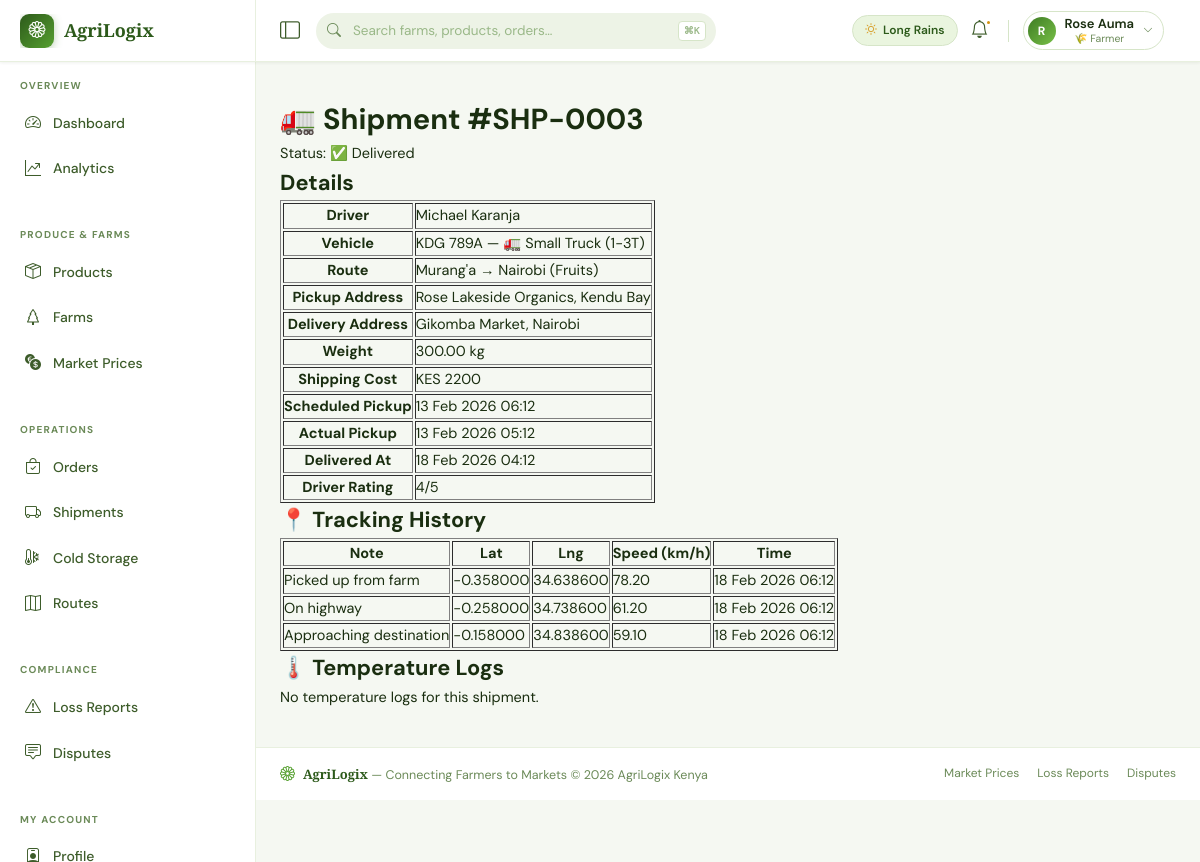
The page /shipments/3/ (signed in) on the database its author committed.
### web_app/models.py (models this page shows, shortened)
class User(AbstractUser):
    ROLE_CHOICES = [
        ('farmer', '🌾 Farmer'),
        ('buyer', '🏪 Buyer / Market'),
        ('driver', '🚛 Logistics Driver'),
        ('cold_storage', '❄️ Cold Storage Operator'),
        ('admin', '⚙️ Platform Admin'),
    ]
    role = models.CharField(max_length=20, choices=ROLE_CHOICES, default='buyer')
    phone = models.CharField(max_length=20, unique=True, null=True, blank=True)
    profile_photo = models.ImageField(upload_to='profiles/', null=True, blank=True)
    location = models.CharField(max_length=255, blank=True)
    latitude = models.DecimalField(max_digits=9, decimal_places=6, null=True, blank=True)
    longitude = models.DecimalField(max_digits=9, decimal_places=6, null=True, blank=True)
    is_verified = models.BooleanField(default=False)
    rating = models.DecimalField(max_digits=3, decimal_places=2, default=0.00)
    total_transactions = models.PositiveIntegerField(default=0)
    created_at = models.DateTimeField(auto_now_add=True)
    updated_at = models.DateTimeField(auto_now=True)
    class Meta:
        verbose_name = "User"
        verbose_name_plural = "Users"

class Shipment(models.Model):
    STATUS_CHOICES = [
        ('pending', '⏳ Pending Assignment'),
        ('assigned', '📋 Driver Assigned'),
        ('picked_up', '🚛 Picked Up'),
        ('in_transit', '🛣️ In Transit'),
        ('at_cold_storage', '❄️ At Cold Storage'),
        ('out_for_delivery', '📦 Out for Delivery'),
        ('delivered', '✅ Delivered'),
        ('failed', '❌ Failed'),
    ]
    shipment_code = models.CharField(max_length=20, unique=True)
    driver = models.ForeignKey(User, on_delete=models.SET_NULL, null=True, blank=True,
                               related_name='shipments', limit_choices_to={'role': 'driver'})
    vehicle = models.ForeignKey(Vehicle, on_delete=models.SET_NULL, null=True, blank=True,
                                related_name='shipments')
    route = models.ForeignKey(LogisticsRoute, on_delete=models.SET_NULL, null=True, blank=True,
                              related_name='shipments')
    pickup_address = models.CharField(max_length=300)
    pickup_latitude = models.DecimalField(max_digits=9, decimal_places=6)
    pickup_longitude = models.DecimalField(max_digits=9, decimal_places=6)
    delivery_address = models.CharField(max_length=300)
    delivery_latitude = models.DecimalField(max_digits=9, decimal_places=6)
    delivery_longitude = models.DecimalField(max_digits=9, decimal_places=6)
    status = models.CharField(max_length=20, choices=STATUS_CHOICES, default='pending')
    scheduled_pickup = models.DateTimeField()
    actual_pickup = models.DateTimeField(null=True, blank=True)
    estimated_delivery = models.DateTimeField(null=True, blank=True)
    actual_delivery = models.DateTimeField(null=True, blank=True)
    shipping_cost = models.DecimalField(max_digits=10, decimal_places=2, default=0)
    weight_kg = models.DecimalField(max_digits=10, decimal_places=2)
    notes = models.TextField(blank=True)
    proof_of_delivery_photo = models.ImageField(upload_to='deliveries/', null=True, blank=True)
    driver_rating = models.PositiveSmallIntegerField(null=True, blank=True)
    created_at = models.DateTimeField(auto_now_add=True)
    updated_at = models.DateTimeField(auto_now=True)
    class Meta:
        ordering = ['-created_at']
        verbose_name = "Shipment"
        verbose_name_plural = "Shipments"

class Vehicle(models.Model):
    VEHICLE_TYPES = [
        ('motorcycle', '🏍️ Motorcycle'),
        ('pickup', '🚐 Pickup Truck'),
        ('truck_small', '🚛 Small Truck (1-3T)'),
        ('truck_medium', '🚚 Medium Truck (3-7T)'),
        ('truck_large', '🏗️ Large Truck (7T+)'),
        ('refrigerated', '❄️ Refrigerated Truck'),
    ]
    STATUS_CHOICES = [
        ('available', 'Available'),
        ('in_transit', 'In Transit'),
        ('maintenance', 'Under Maintenance'),
        ('inactive', 'Inactive'),
    ]
    driver = models.ForeignKey(User, on_delete=models.CASCADE, related_name='vehicles')
    vehicle_type = models.CharField(max_length=20, choices=VEHICLE_TYPES)
    plate_number = models.CharField(max_length=20, unique=True)
    make_model = models.CharField(max_length=100)
    year = models.PositiveIntegerField()
    capacity_kg = models.DecimalField(max_digits=8, decimal_places=2)
    is_refrigerated = models.BooleanField(default=False)
    refrigeration_min_temp = models.IntegerField(null=True, blank=True)
    refrigeration_max_temp = models.IntegerField(null=True, blank=True)
    insurance_expiry = models.DateField()
    inspection_expiry = models.DateField()
    photo = models.ImageField(upload_to='vehicles/', null=True, blank=True)
    status = models.CharField(max_length=20, choices=STATUS_CHOICES, default='available')
    current_latitude = models.DecimalField(max_digits=9, decimal_places=6, null=True, blank=True)
    current_longitude = models.DecimalField(max_digits=9, decimal_places=6, null=True, blank=True)
    last_location_update = models.DateTimeField(null=True, blank=True)
    created_at = models.DateTimeField(auto_now_add=True)
    class Meta:
        verbose_name = "Vehicle"
        verbose_name_plural = "Vehicles"

class LogisticsRoute(models.Model):
    name = models.CharField(max_length=200)
    origin_name = models.CharField(max_length=200)
    origin_latitude = models.DecimalField(max_digits=9, decimal_places=6)
    origin_longitude = models.DecimalField(max_digits=9, decimal_places=6)
    destination_name = models.CharField(max_length=200)
    destination_latitude = models.DecimalField(max_digits=9, decimal_places=6)
    destination_longitude = models.DecimalField(max_digits=9, decimal_places=6)
    distance_km = models.DecimalField(max_digits=8, decimal_places=2)
    estimated_duration_hours = models.DecimalField(max_digits=5, decimal_places=2)
    base_cost_per_kg = models.DecimalField(max_digits=8, decimal_places=4)
    is_cold_chain_available = models.BooleanField(default=False)
    frequency = models.CharField(max_length=50, default='Daily')
    is_active = models.BooleanField(default=True)
    created_at = models.DateTimeField(auto_now_add=True)
    class Meta:
        verbose_name = "Logistics Route"
        verbose_name_plural = "Logistics Routes"

class ShipmentTracking(models.Model):
    shipment = models.ForeignKey(Shipment, on_delete=models.CASCADE, related_name='tracking_events')
    latitude = models.DecimalField(max_digits=9, decimal_places=6)
    longitude = models.DecimalField(max_digits=9, decimal_places=6)
    speed_kmh = models.DecimalField(max_digits=5, decimal_places=2, default=0)
    status_note = models.CharField(max_length=255, blank=True)
    timestamp = models.DateTimeField(auto_now_add=True)
    class Meta:
        ordering = ['-timestamp']
        verbose_name = "Tracking Event"
        verbose_name_plural = "Tracking Events"

### web_app/views.py (the view)
# urls.py: path('shipments/<int:pk>/', views.shipment_detail_view, name='shipment_detail'),
@login_required
def shipment_detail_view(request, pk):
    shipment = get_object_or_404(Shipment, pk=pk)
    tracking = ShipmentTracking.objects.filter(shipment=shipment).order_by('timestamp')
    temp_logs = TemperatureLog.objects.filter(shipment=shipment).order_by('-recorded_at')[:20]
    return render(request, 'logistics/shipment_detail.html', {
        'shipment': shipment,
        'tracking': tracking,
        'temp_logs': temp_logs,
    })

### templates/logistics/shipment_detail.html (shortened to what this page needs)
{% extends 'base.html' %}
{% block content %}
<h1>🚛 Shipment #{{ shipment.shipment_code }}</h1>
<p>Status: {{ shipment.get_status_display }}</p>
<section>
    <h2>Details</h2>
    <table border="1">
        <tr><th>Driver</th><td>{{ shipment.driver.get_full_name|default:"Unassigned" }}</td></tr>
        <tr><th>Vehicle</th><td>{{ shipment.vehicle.plate_number|default:"—" }} — {{ shipment.vehicle.get_vehicle_type_display|default:"" }}</td></tr>
        <tr><th>Route</th><td>{{ shipment.route.name|default:"Custom Route" }}</td></tr>
        <tr><th>Pickup Address</th><td>{{ shipment.pickup_address }}</td></tr>
        <tr><th>Delivery Address</th><td>{{ shipment.delivery_address }}</td></tr>
        <tr><th>Weight</th><td>{{ shipment.weight_kg }} kg</td></tr>
        <tr><th>Shipping Cost</th><td>KES {{ shipment.shipping_cost|floatformat:0 }}</td></tr>
        <tr><th>Scheduled Pickup</th><td>{{ shipment.scheduled_pickup|date:"d M Y H:i" }}</td></tr>
        <tr><th>Actual Pickup</th><td>{{ shipment.actual_pickup|date:"d M Y H:i"|default:"Pending" }}</td></tr>
        <tr><th>Delivered At</th><td>{{ shipment.actual_delivery|date:"d M Y H:i"|default:"Pending" }}</td></tr>
        <tr><th>Driver Rating</th><td>{{ shipment.driver_rating|default:"Not rated" }}/5</td></tr>
    </table>
</section>
<section>
    <h2>📍 Tracking History</h2>
    <table border="1">
        <thead><tr><th>Note</th><th>Lat</th><th>Lng</th><th>Speed (km/h)</th><th>Time</th></tr></thead>
        <tbody>
            {% for t in tracking %}
            <tr>
                <td>{{ t.status_note }}</td>
                <td>{{ t.latitude }}</td>
                <td>{{ t.longitude }}</td>
                <td>{{ t.speed_kmh }}</td>
                <td>{{ t.timestamp|date:"d M Y H:i" }}</td>
            </tr>
            {% empty %}
            <tr><td colspan="5">No tracking data yet.</td></tr>
            {% endfor %}
        </tbody>
    </table>
</section>
<section>
    <h2>🌡️ Temperature Logs</h2>
    {% if temp_logs %}
    <table border="1">
        <thead><tr><th>Sensor</th><th>Temp (°C)</th><th>Humidity (%)</th><th>Alert</th><th>Time</th></tr></thead>
        <tbody>
            {% for log in temp_logs %}
            <tr>
                <td>{{ log.sensor_id }}</td>
                <td>{{ log.temperature_celsius }}</td>
                <td>{{ log.humidity_percent|default:"—" }}</td>
                <td>{{ log.get_alert_level_display }}</td>
                <td>{{ log.recorded_at|date:"d M Y H:i" }}</td>
            </tr>
            {% endfor %}
        </tbody>
    </table>
    {% else %}
        <p>No temperature logs for this shipment.</p>
    {% endif %}
</section>
{% endblock %}

### templates/base.html (shortened to what this page needs)
<!DOCTYPE html>
<html lang="en">
<head>
    <link href="https://cdn.jsdelivr.net/npm/bootstrap-icons@1.11.3/font/bootstrap-icons.min.css" rel="stylesheet">
</head>
<body>
<nav id="topnav" role="banner">
    <div class="nav-brand-zone">
        <a href="{% url 'dashboard' %}" style="display:flex;align-items:center;gap:10px;overflow:hidden;">
            <div class="brand-logo"><i class="bi bi-flower1"></i></div>
            <span class="brand-text">AgriLogix</span>
        </a>
    </div>
    <div class="nav-controls">
        <button class="sidebar-toggle-btn" id="sidebarToggle" aria-label="Toggle sidebar" title="Toggle navigation">
            <i class="bi bi-layout-sidebar"></i>
        </button>
        <div class="nav-search" role="search">
            <input type="text" id="globalSearch" placeholder="Search farms, products, orders…" autocomplete="off" aria-label="Global search">
            <span class="search-kbd">⌘K</span>
        </div>
        <div class="nav-right">
            {% if user.is_authenticated %}
            <div class="season-chip">
                <i class="bi bi-sun" style="color:var(--amber-400);"></i> Long Rains
            </div>
            <a href="{% url 'notification_list' %}" class="nav-icon-btn" aria-label="Notifications">
                <i class="bi bi-bell"></i>
                {% if unread_count %}
                    <span class="notif-count">{{ unread_count }}</span>
                {% else %}
                    <span class="notif-pip"></span>
                {% endif %}
            </a>
            <div class="profile-dropdown">
                <button class="profile-btn" id="profileToggle" aria-haspopup="true" aria-expanded="false">
                    <div class="p-avatar">{{ user.get_full_name|default:user.username|first|upper }}</div>
                    <div class="p-info">
                        <span class="p-name">{{ user.get_full_name|default:user.username }}</span>
                        <span class="p-role">{{ user.get_role_display }}</span>
                    </div>
                    <i class="bi bi-chevron-down p-chevron"></i>
                </button>
            </div>
            {% else %}
            <div class="auth-links">
                <a href="{% url 'login' %}" class="btn-ghost">Sign In</a>
                <a href="{% url 'register' %}" class="btn-solid">Get Started</a>
            </div>
            {% endif %}
        </div>
    </div>
</nav>
<div id="layout">
    <aside id="sidebar" role="navigation" aria-label="Main navigation">
        <div class="sidebar-inner">
            <span class="sb-section-label">Overview</span>
            <a href="{% url 'dashboard' %}" class="sidebar-link"><i class="bi bi-speedometer2"></i> Dashboard</a>
            <a href="{% url 'analytics_dashboard' %}" class="sidebar-link"><i class="bi bi-graph-up-arrow"></i> Analytics</a>
            <span class="sb-section-label">Produce &amp; Farms</span>
            <a href="{% url 'product_list' %}" class="sidebar-link"><i class="bi bi-box-seam"></i> Products</a>
            <a href="{% url 'farm_list' %}" class="sidebar-link"><i class="bi bi-tree"></i> Farms</a>
            <a href="{% url 'market_prices' %}" class="sidebar-link"><i class="bi bi-currency-exchange"></i> Market Prices</a>
            <span class="sb-section-label">Operations</span>
            <a href="{% url 'order_list' %}" class="sidebar-link"><i class="bi bi-bag-check"></i> Orders</a>
            <a href="{% url 'shipment_list' %}" class="sidebar-link"><i class="bi bi-truck"></i> Shipments</a>
            <a href="{% url 'cold_storage_list' %}" class="sidebar-link"><i class="bi bi-thermometer-snow"></i> Cold Storage</a>
            <a href="{% url 'route_list' %}" class="sidebar-link"><i class="bi bi-map"></i> Routes</a>
            <span class="sb-section-label">Compliance</span>
            <a href="{% url 'loss_report_list' %}" class="sidebar-link"><i class="bi bi-exclamation-triangle"></i> Loss Reports</a>
            <a href="{% url 'dispute_list' %}" class="sidebar-link"><i class="bi bi-chat-square-text"></i> Disputes</a>
            {% if user.is_authenticated %}
            <span class="sb-section-label">My Account</span>
            <a href="{% url 'profile' %}" class="sidebar-link"><i class="bi bi-person-badge"></i> Profile</a>
            {% endif %}
        </div>
    </aside>
    <div id="page-content">
        <div id="breadcrumb-wrap">{% block breadcrumb %}{% endblock %}</div>
        <main id="main-content">
            {% block content %}{% endblock %}
        </main>
        <footer id="footer">
            <div class="footer-brand">
                <i class="bi bi-flower1" style="color:var(--green-400);font-size:15px;"></i>
                <span><strong>AgriLogix</strong> — Connecting Farmers to Markets &copy; {% now "Y" %} AgriLogix Kenya</span>
            </div>
            <nav class="footer-links" aria-label="Footer links">
                <a href="{% url 'market_prices' %}">Market Prices</a>
                <a href="{% url 'loss_report_list' %}">Loss Reports</a>
                <a href="{% url 'dispute_list' %}">Disputes</a>
            </nav>
        </footer>
    </div>
</div>
</body>
</html>

### rows shown on the page
User: get_full_name|first "R", get_full_name "Rose Auma", role "🌾 Farmer"
Shipment: shipment_code "SHP-0003", status "✅ Delivered", driver.get_full_name "Michael Karanja", vehicle.plate_number "KDG 789A", vehicle.vehicle_type "🚛 Small Truck (1-3T)", route.name "Murang'a → Nairobi (Fruits)", pickup_address "Rose Lakeside Organics, Kendu Bay", delivery_address "Gikomba Market, Nairobi", weight_kg "300.00", shipping_cost "2200", scheduled_pickup "13 Feb 2026 06:12", actual_pickup "13 Feb 2026 05:12", actual_delivery "18 Feb 2026 04:12", driver_rating "4"
ShipmentTracking: status_note "Picked up from farm", latitude "-0.358000", longitude "34.638600", speed_kmh "78.20", timestamp "18 Feb 2026 06:12"
ShipmentTracking: status_note "On highway", latitude "-0.258000", longitude "34.738600", speed_kmh "61.20", timestamp "18 Feb 2026 06:12"
ShipmentTracking: status_note "Approaching destination", latitude "-0.158000", longitude "34.838600", speed_kmh "59.10", timestamp "18 Feb 2026 06:12"
